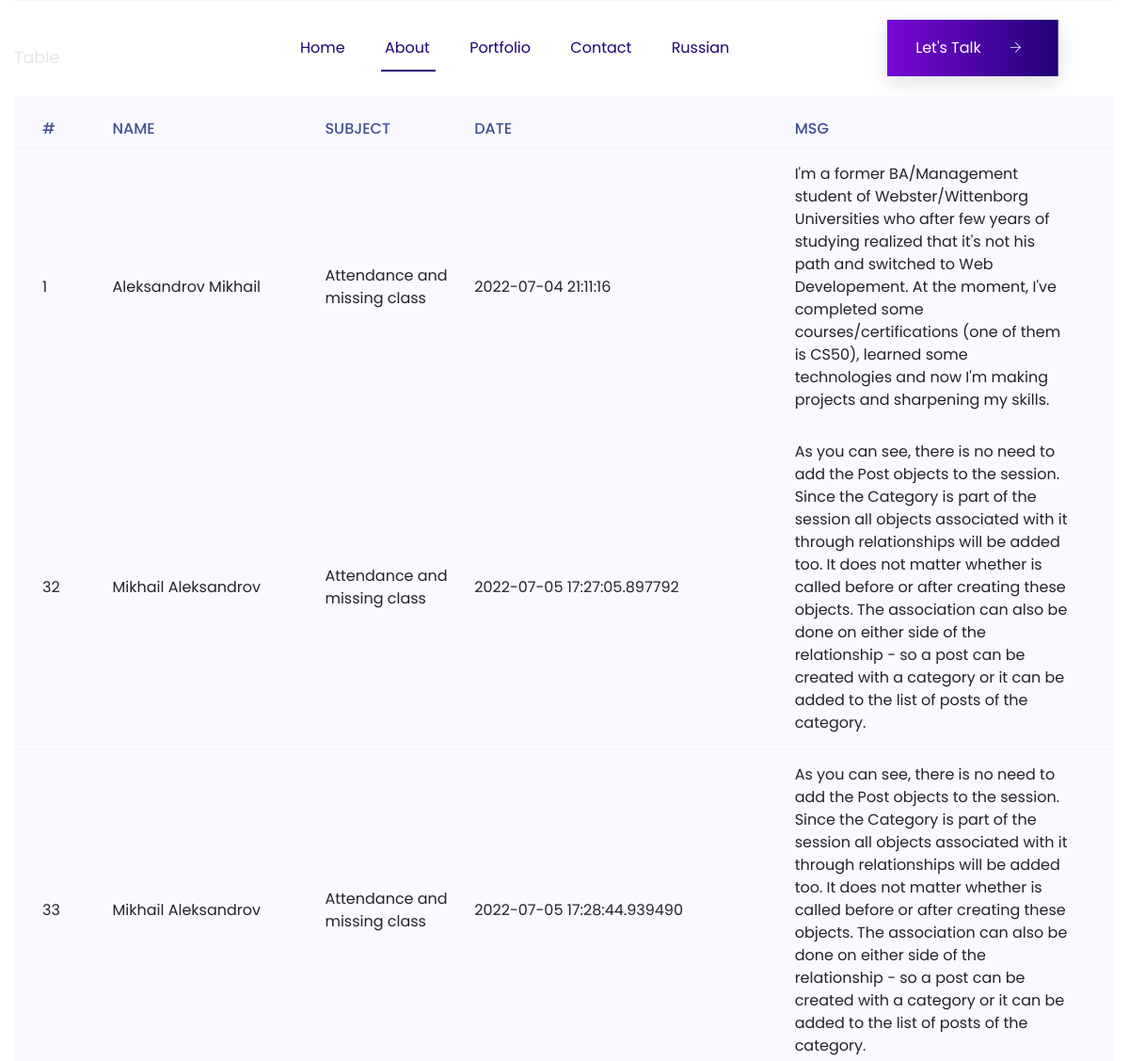
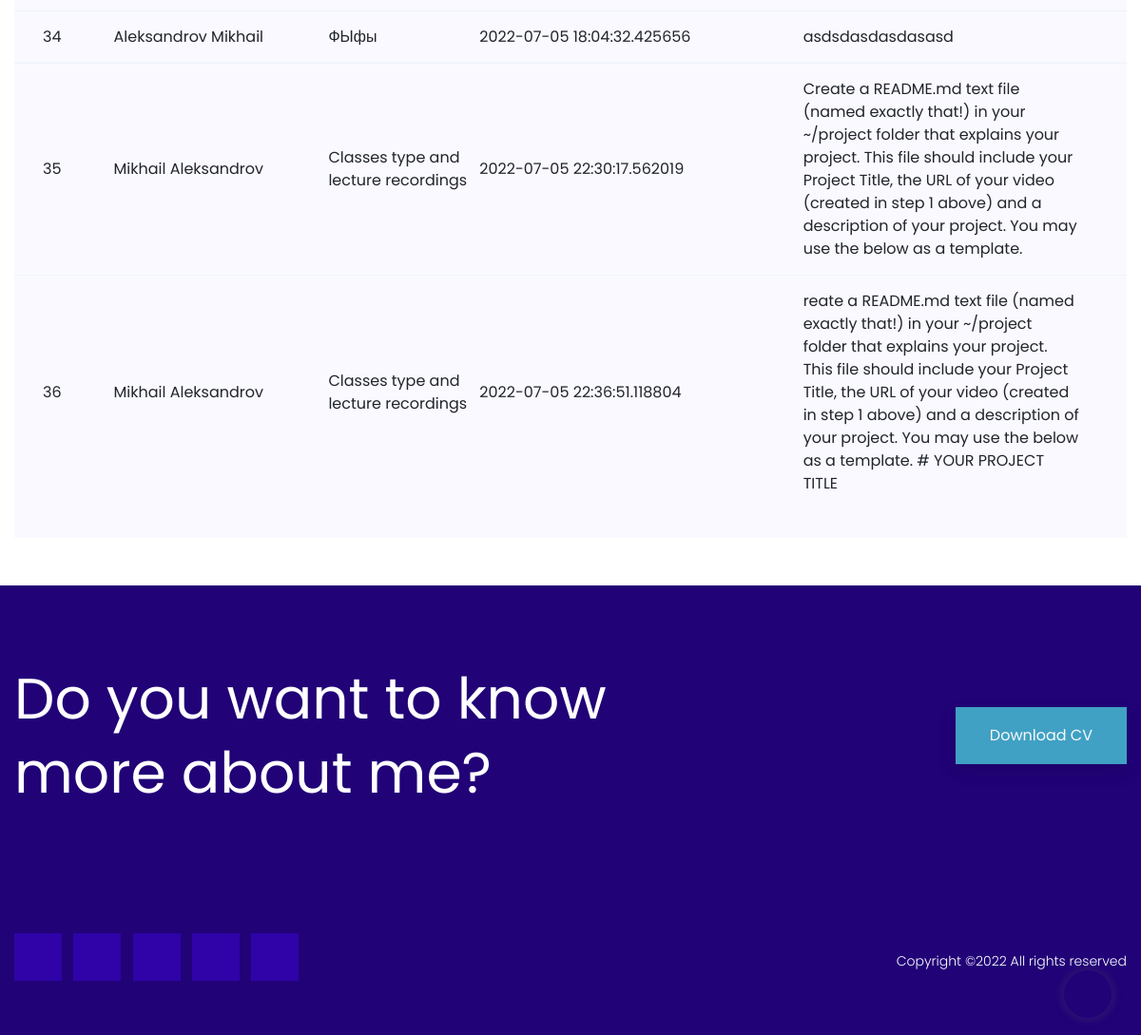
Page /hello on the committed database (2 pictures, top to bottom).
### tables this page shows
CREATE TABLE 'news' ('id' INTEGER PRIMARY KEY AUTOINCREMENT NOT NULL, 'name' TEXT, 'email' TEXT, 'subject' TEXT, 'message' TEXT, 'date' DATETIME);

### app.py (the view)
@app.route("/hello")
def hello():
    conn = sqlite3.connect('ggwm.db')
    c = conn.cursor()
    query = c.execute("SELECT * FROM news")
    colname = [d[0] for d in query.description]
    messages = [dict(zip(colname, r)) for r in query.fetchall()]
    conn.close()
    return render_template("kek.html", messages=messages)

### app.py (called while the page is built)
@app.after_request
def after_request(response):
    response.headers["Cache-Control"] = "no-cache, no-store, must-revalidate"
    response.headers["Expires"] = 0
    response.headers["Pragma"] = "no-cache"
    return response

### templates/kek.html (shortened to what this page needs)
{% extends "layout.html" %}
{% block nav %}
<ul id="navigation">
    <li><a href="/">Home</a></li>
    <li class="active"><a href="/about">About</a></li>
    <li><a href="/port">Portfolio</a></li>
    <li><a href="/contact">Contact</a></li>
    <li><a href="/ru">Russian</a></li>
</ul>
{% endblock %}
{% block main %}
<div class="whole-wrap">
    <div class="container box_1170">
        <div class="section-top-border">
            <h3 class="mb-30">Table</h3>
            <div class="progress-table-wrap">
                <div class="progress-table">
                    <div class="table-head">
                        <div class="serial">#</div>
                        <div class="country">Name</div>
                        <div class="visit">Subject</div>
                        <div class="percentage">Date</div>
                        <div class="percentage">Msg</div>
                    </div>
                    {% for msg in messages %}
                    <div class="table-row">
                        <div class="serial">{{msg.id}}</div>
                        <div class="country">{{msg.name}}</div>
                        <div class="visit">{{msg.subject}}</div>
                        <div class="percentage">{{msg.date}}</div>
                        <div class="percentage">{{msg.message}}</div>
                    </div>
                    {% endfor %}
                </div>
            </div>
        </div>
    </div>
</div>
{% endblock %}

### templates/layout.html (shortened to what this page needs)
<!doctype html>
<html class="no-js" lang="en">
<head>
	<link rel="stylesheet" href="static/bootstrap.min.css">
	<link rel="stylesheet" href="static/owl.carousel.min.css">
	<link rel="stylesheet" href="static/slicknav.css">
    <link rel="stylesheet" href="static/flaticon.css">
    <link rel="stylesheet" href="static/progressbar_barfiller.css">
    <link rel="stylesheet" href="static/gijgo.css">
    <link rel="stylesheet" href="static/animate.min.css">
    <link rel="stylesheet" href="static/animated-headline.css">
	<link rel="stylesheet" href="static/magnific-popup.css">
	<link rel="stylesheet" href="static/fontawesome-all.min.css">
	<link rel="stylesheet" href="static/themify-icons.css">
	<link rel="stylesheet" href="static/slick.css">
	<link rel="stylesheet" href="static/nice-select.css">
    <link rel="stylesheet" href="static/style.css">
</head>
<body>
    <header>
        <div class="header-area header-transparent">
            <div class="main-header header-sticky">
                <div class="container-fluid">
                    <div class="menu-wrapper d-flex align-items-center justify-content-between">
                        <div class="logo">
                            <a href="/"><img src="static/logo.png" alt=""></a>
                        </div>
                        <div class="main-menu f-right d-none d-lg-block">
                            <nav>
                                {% block nav %}{% endblock %}
                            </nav>
                        </div>
                        <div class="header-info-right d-none d-lg-block">
                            <a href="https://www.linkedin.com/in/ggwm/" class="btn header-btn" target="_blank">Let's Talk <i class="ti-arrow-right"></i></a>
                        </div>
                        <div class="col-12">
                        </div>
                    </div>
                </div>
            </div>
        </div>
    </header>
    <main>
        {% block main %}{% endblock %}
    </main>
    <footer>
        <div class="footer-wrappr">
            <div class="footer-top">
                <section class="wantToWork-area ">
                    <div class="container">
                        <div class="wants-wrapper w-padding2">
                            <div class="row align-items-center justify-content-between">
                                <div class="col-xl-7 col-lg-9 col-md-8">
                                    <div class="wantToWork-caption wantToWork-caption2">
                                        <h2>Do you want to know more about me?</h2>
                                    </div>
                                </div>
                                <div class="col-xl-2 col-lg-3 col-md-4">
                                    <a href="#" class="btn white-btn f-right sm-left">Download CV</a>
                                </div>
                            </div>
                        </div>
                    </div>
                </section>
            </div>
            <div class="footer-bottom-area">
                <div class="container">
                    <div class="footer-border">
                        <div class="row align-items-center">
                            <div class="col-xl-4 col-lg-4">
                                <div class="footer-social">
                                    <a href="https://t.me/ggwmm"></a>
									<a href="https://www.instagram.com/ggwmwgg/" target="_blank"></a>
                                    <a href="mailto:mihail999999999@gmail.com"></a>
                                    <a href="#"></a>
                                    <a href="https://www.linkedin.com/in/ggwm/" target="_blank"></a>
                                </div>
                            </div>
                            <div class="col-xl-8 col-lg-8">
                                <div class="footer-copy-right f-right">
                                    <p>
  Copyright &copy;<script>document.write(new Date().getFullYear());</script> All rights reserved
  </p>
                                </div>
                            </div>
                        </div>
                    </div>
                </div>
            </div>
        </div>
    </footer>
    <div id="back-top" >
    </div>
    </body>
</html>

### rows in the picture
news: id "1", name "Aleksandrov Mikhail", subject "Attendance and missing class", date "2022-07-04 21:11:16", message "I'm a former BA/Management student of Webster/Wittenborg Universities who after few years of studying realized that it's not his path and switched to Web Developement. At the moment, I've completed some courses/certifications (one of them is CS50), learned some technologies and now I'm making projects and sharpening my skills."
news: id "32", name "Mikhail Aleksandrov", subject "Attendance and missing class", date "2022-07-05 17:27:05.897792", message "As you can see, there is no need to add the Post objects to the session. Since the Category is part of the session all objects associated with it through relationships will be added too. It does not matter whether is called before or after creating these objects. The association can also be done on either side of the relationship - so a post can be created with a category or it can be added to the list of posts of the category."
news: id "33", name "Mikhail Aleksandrov", subject "Attendance and missing class", date "2022-07-05 17:28:44.939490", message "As you can see, there is no need to add the Post objects to the session. Since the Category is part of the session all objects associated with it through relationships will be added too. It does not matter whether is called before or after creating these objects. The association can also be done on either side of the relationship - so a post can be created with a category or it can be added to the list of posts of the category."
news: id "34", name "Aleksandrov Mikhail", subject "ФЫфы", date "2022-07-05 18:04:32.425656", message "asdsdasdasdasasd"
news: id "35", name "Mikhail Aleksandrov", subject "Classes type and lecture recordings", date "2022-07-05 22:30:17.562019", message "Create a README.md text file (named exactly that!) in your ~/project folder that explains your project. This file should include your Project Title, the URL of your video (created in step 1 above) and a description of your project. You may use the below as a template."
news: id "36", name "Mikhail Aleksandrov", subject "Classes type and lecture recordings", date "2022-07-05 22:36:51.118804", message "reate a README.md text file (named exactly that!) in your ~/project folder that explains your project. This file should include your Project Title, the URL of your video (created in step 1 above) and a description of your project. You may use the below as a template. # YOUR PROJECT TITLE"
